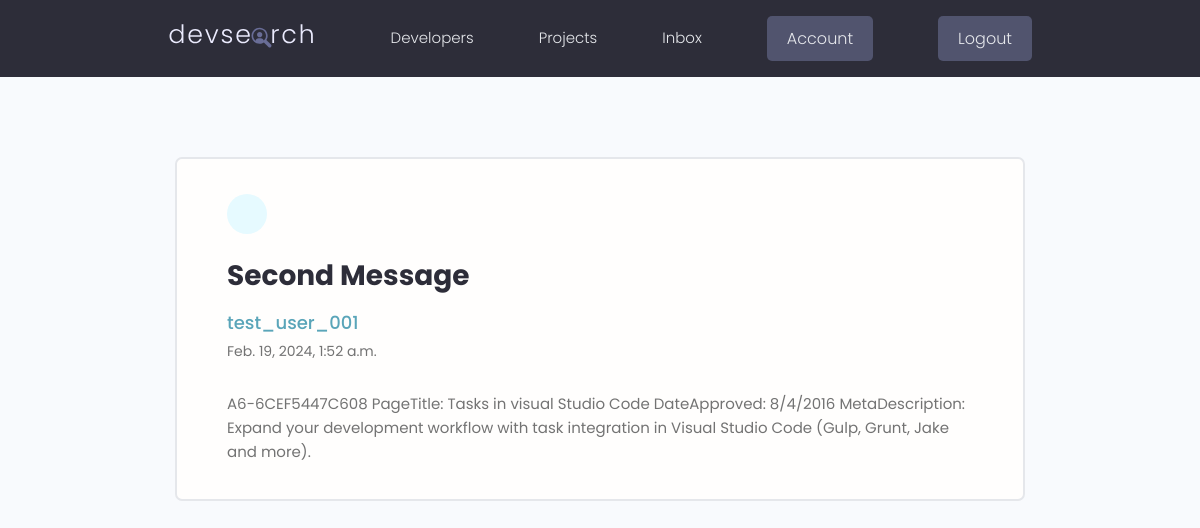
The page /message/33eec1a4-6ca7-45b0-bddb-c8492396f14f (signed in) on the database its author committed.
### users/models.py (models this page shows, shortened)
class Message(models.Model):
    sender = models.ForeignKey(Profile, on_delete=models.SET_NULL, null=True, blank=True)
    recipient = models.ForeignKey(Profile, on_delete=models.SET_NULL, null=True, blank=True, related_name="messages")
    name = models.CharField(max_length=200, null=True, blank=True)
    subject = models.CharField(max_length=200, null=True, blank=True)
    email = models.EmailField(max_length=200, null=True, blank=True)
    body = models.TextField()
    is_read= models.BooleanField(default=False, null=True)
    created = models.DateTimeField(auto_now_add=True)
    id = models.UUIDField(primary_key=True, editable=False, unique=True, default=uuid.uuid4)
    class Meta:
        ordering = ['is_read', '-created']

### users/views.py (the view)
# urls.py: path('message/<str:pk>', views.viewMessage, name='message'),
@login_required(login_url='login')
def viewMessage(request, pk):
    profile = request.user.profile
    message = profile.messages.get(id=pk)
    if message.is_read == False:
        message.is_read= True
        message.save()
    context = {'message': message}
    return render(request, 'users/message.html', context)

### users/templates/users/message.html (shortened to what this page needs)
{% extends 'main.html' %}
{% block content %}
  <main class="messagePage my-xl">
    <div class="content-box">
      <div class="message">
        <a class="backButton" href="{% url 'inbox' %}"></a>
        <h2 class="message__subject">{{message.subject}}</h4>
          {% if message.sender %}
          <a href="{% url 'user-profile' message.sender.id %}" class="message__author">{{message.name}}</a>
          {% else %}
          <a href="#" class="message__author">{{message.name}}</a>
          {% endif %}
          <p class="message__date">{{message.created}}</p>
          <div class="message__body">
            {{message.body|linebreaksbr}}
          </div>
      </div>
    </div>
  </main>
{% endblock content %}

### static/styles/app.css (style rules this page uses)
:root { --color-sub: #2d2d39; }
.content-box { width: 95%; max-width: 85rem; margin: 0 auto; }
.message { padding: 2.5rem 0; }
.message > a { display: flex; gap: 1rem; }
.message__author, .message__date { flex-basis: 25%; }
.message__subject { flex-basis: 50%; }
.message__date { text-align: right; }
.messagePage .message { list-style: none; background: var(--color-white); padding: 3.5rem 5rem; border: 2px solid var(--color-light); border-radius: 0.7rem; }
.messagePage .message__subject { font-size: 2.8rem; color: var(--color-sub); margin-bottom: 1rem; margin-top: 2rem; }
.messagePage .message__author { font-size: 1.8rem; font-weight: 500; }
.messagePage .message__date { font-size: 1.4rem; font-weight: 400; text-align: left; margin-bottom: 3rem; }
.backButton { background: var(--color-main-light); color: var(--color-main); width: 4rem; height: 4rem; display: flex; align-items: center; justify-content: center; border-radius: 50%; }

### static/uikit/styles/modules/_variables.css (style rules this page uses)
:root { --color-main: #5aa5b9; --color-main-light: #e6faff; --color-sub: #3f4156; --color-sub-light: #51546e; --color-sub-lighter: #ededfd; --color-text: #737373; --color-gray: #8b8b8b; --color-light: #e5e7eb; --color-light-gray: #767676; --color-bg: #f8fafd; --color-white: #fffefd; --color-white-light: #f3f3f3; --color-success: #359e64; --color-success-bg: #def8e8; --color-error: #fc4b0b; --color-error-bg: #fff2ee; --font-base: 'Poppins', arial, helvetica, 'Segoe UI', roboto, ubuntu, sans-serif; --font-monospace: 'Fira Code', 'Courier New', courier, monospace; --font-regular: 300; --font-medium: 500; --font-bold: 700; --generic-shadow: 1px 1px 5px #00000010; --generic-transition: all 0.3s ease-in-out; }

### static/uikit/styles/modules/_base.css (style rules this page uses)
* { margin: 0; padding: 0; box-sizing: border-box; text-rendering: optimizeLegibility; color: inherit; font-size: inherit; }
html { font-size: 50%; }
@media only screen and (min-width: 480px) { html { font-size: 56.25%; } }
@media only screen and (min-width: 1200px) { html { font-size: 62.5%; } }
body { line-height: 1.6; font-weight: 400; font-size: 1.5rem; color: var(--color-text); background-color: var(--color-bg); min-height: 100vh; }

### static/uikit/styles/modules/_typography.css (style rules this page uses)
* { font-family: var(--font-base); }
h2 { font-size: 3.6rem; font-weight: var(--font-bold); }
p, span, strong { font-size: 1.6rem; color: var(--color-text); font-weight: var(--font-regular); }
a { padding-bottom: 2px; text-decoration: none; display: inline-block; color: var(--color-main); font-weight: var(--font-medium); }

### static/uikit/styles/modules/_utilities.css (style rules this page uses)
.my-xl { margin: 8rem auto; }

### rows shown on the page
Message: subject "Second Message", name "test_user_001", created "Feb. 19, 2024, 1:52 a.m.", body "A6-6CEF5447C608 PageTitle: Tasks in visual Studio Code DateApproved: 8/4/2016 MetaDescription: Expand your development workflow with task integration in Visual Studio Code (Gulp, Grunt, Jake and more)."
